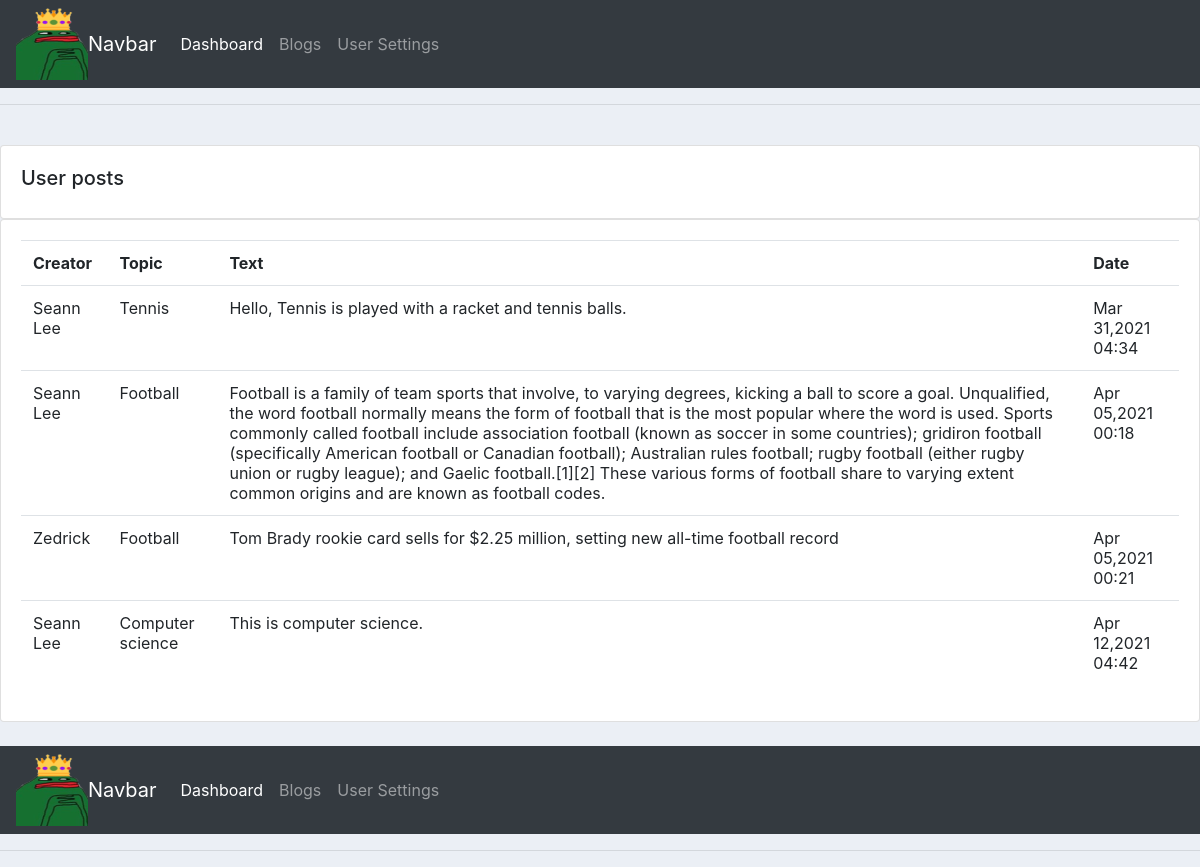
/entry/, run on the app's committed database.
### Userlog/models.py (models this page shows, shortened)
class Entry(models.Model):
    cust_name = models.ForeignKey(customer, null= True, on_delete=models.SET_NULL, related_name="entries")
    tags = models.ForeignKey(Tag, null = True, on_delete=models.CASCADE)
    topic = models.ForeignKey(UserTopic, null = True, on_delete=models.CASCADE)
    text = models.TextField()
    date_added = models.DateTimeField(auto_now_add=True)

class customer(models.Model):
    name = models.CharField(max_length= 200, null = True)
    phone = models.CharField(max_length= 200, null = True)
    email = models.CharField(max_length= 200, null = True)
    date_created = models.DateTimeField(auto_now_add=True, null= True)
    def __str__(self):
        return self.name

class UserTopic(models.Model):
    text = models.CharField(max_length=120, null =True) #we want to display characters with max 250
    date_added = models.DateTimeField(auto_now_add=True, null=True ) #allows realtime accuracy upon upload
    def __str__(self):
        return self.text

### Userlog/views.py (the view)
# urls.py: path('entry/',views.user_list_view, name = "entry"),
def user_list_view(request):
    usertopics_objects = UserTopic.objects.all()
    entry_objects = Entry.objects.all()
    context = {
        'usertopics_objects': usertopics_objects,
        'entry_objects': entry_objects,
    }
    return render(request,'user_log/Userpost.html',context)

### Userlog/templates/user_log/Userpost.html (shortened to what this page needs)
{% include 'user_log/main.html' %}
{% block content %}
<html>
<br>
		<div class="row">
			<div class="col-md">
				<div class="card card-body">
					<h5>User posts</h5>
				</div>
				<div class="card card-body">
					<table class="table">
						<tr>
							<th>Creator</th>
							<th>Topic</th>
                            <th>Text</th>
                            <th>Date</th>
						</tr>
                            {% for entry in entry_objects %}
                                <tr>
                                    <td>{{ entry.cust_name}}</td>
                                    <td>{{ entry.topic}}</td>
                                    <td>{{ entry.text}}</td>
                                    <td>{{ entry.date_added|date:'M d,Y H:i' }}</td>
                                </tr>
                            {% empty %}
                                <li>
                                     There are no entries for this topic yet.
                                </li>
                            {% endfor %}
					</table>
				</div>
			</div>
		</div>
{% include 'user_log/main.html' %}
{% endblock content %}
</html>

### static/css/main.css (style rules this page uses)
body { background-color: #ebeff5; }

### data on the page
Entry: cust_name "Seann Lee", topic "Tennis", text "Hello, Tennis is played with a racket and tennis balls.", date_added "Mar 31,2021 04:34"
Entry: cust_name "Seann Lee", topic "Football", text "Football is a family of team sports that involve, to varying degrees, kicking a ball to score a goal. Unqualified, the word football normally means the form of football that is the most popular where the word is used. Sports commonly called football include association football (known as soccer in some countries); gridiron football (specifically American football or Canadian football); Australian rules football; rugby football (either rugby union or rugby league); and Gaelic football.[1][2] These various forms of football share to varying extent common origins and are known as football codes.", date_added "Apr 05,2021 00:18"
Entry: cust_name "Zedrick", topic "Football", text "Tom Brady rookie card sells for $2.25 million, setting new all-time football record", date_added "Apr 05,2021 00:21"
Entry: cust_name "Seann Lee", topic "Computer science", text "This is computer science.", date_added "Apr 12,2021 04:42"
